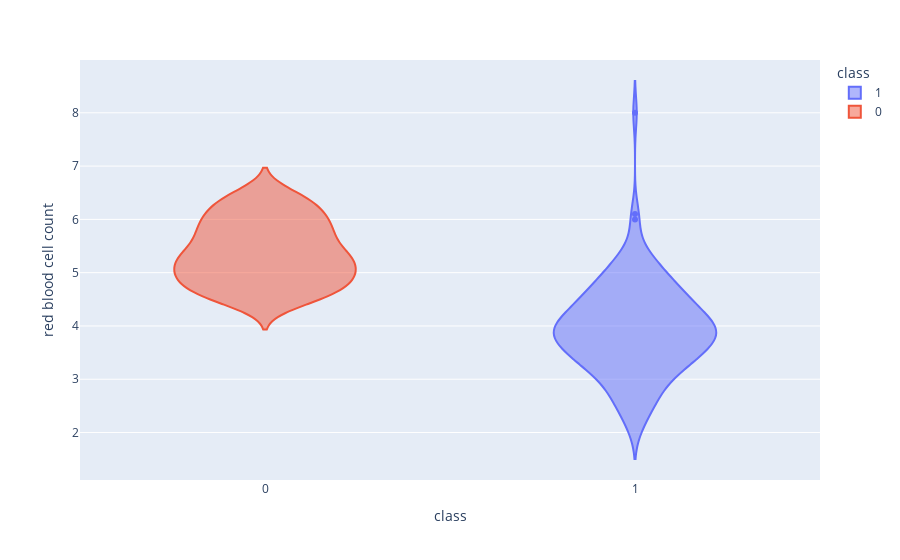

Notebook code cell kept with this figure:
### Code cell
px.violin(df,y='red blood cell count',x="class", color="class")

### Figure 1 — Plotly figure (JSON) as saved in the notebook; plotly's stock layout.template omitted (floating-point values rounded to 4 significant figures; data arrays with more than 128 entries replaced by an {"elided": "..."} marker saying what was removed)
{"data": [{"alignmentgroup": "True", "box": {"visible": false}, "hovertemplate": "class=%{x}<br>red blood cell count=%{y}<extra></extra>", "legendgroup": "1", "marker": {"color": "#636efa"}, "name": "1", "offsetgroup": "1", "orientation": "v", "scalegroup": "True", "showlegend": true, "type": "violin", "x": {"elided": "250 int values"}, "x0": " ", "xaxis": "x", "y": {"elided": "250 float values"}, "y0": " ", "yaxis": "y"}, {"alignmentgroup": "True", "box": {"visible": false}, "hovertemplate": "class=%{x}<br>red blood cell count=%{y}<extra></extra>", "legendgroup": "0", "marker": {"color": "#EF553B"}, "name": "0", "offsetgroup": "0", "orientation": "v", "scalegroup": "True", "showlegend": true, "type": "violin", "x": {"elided": "150 int values"}, "x0": " ", "xaxis": "x", "y": {"elided": "150 float values"}, "y0": " ", "yaxis": "y"}], "layout": {"legend": {"title": {"text": "class"}, "tracegroupgap": 0}, "margin": {"t": 60}, "violinmode": "overlay", "xaxis": {"anchor": "y", "categoryarray": [1, 0], "categoryorder": "array", "domain": [0, 1], "title": {"text": "class"}}, "yaxis": {"anchor": "x", "domain": [0, 1], "title": {"text": "red blood cell count"}}}}
